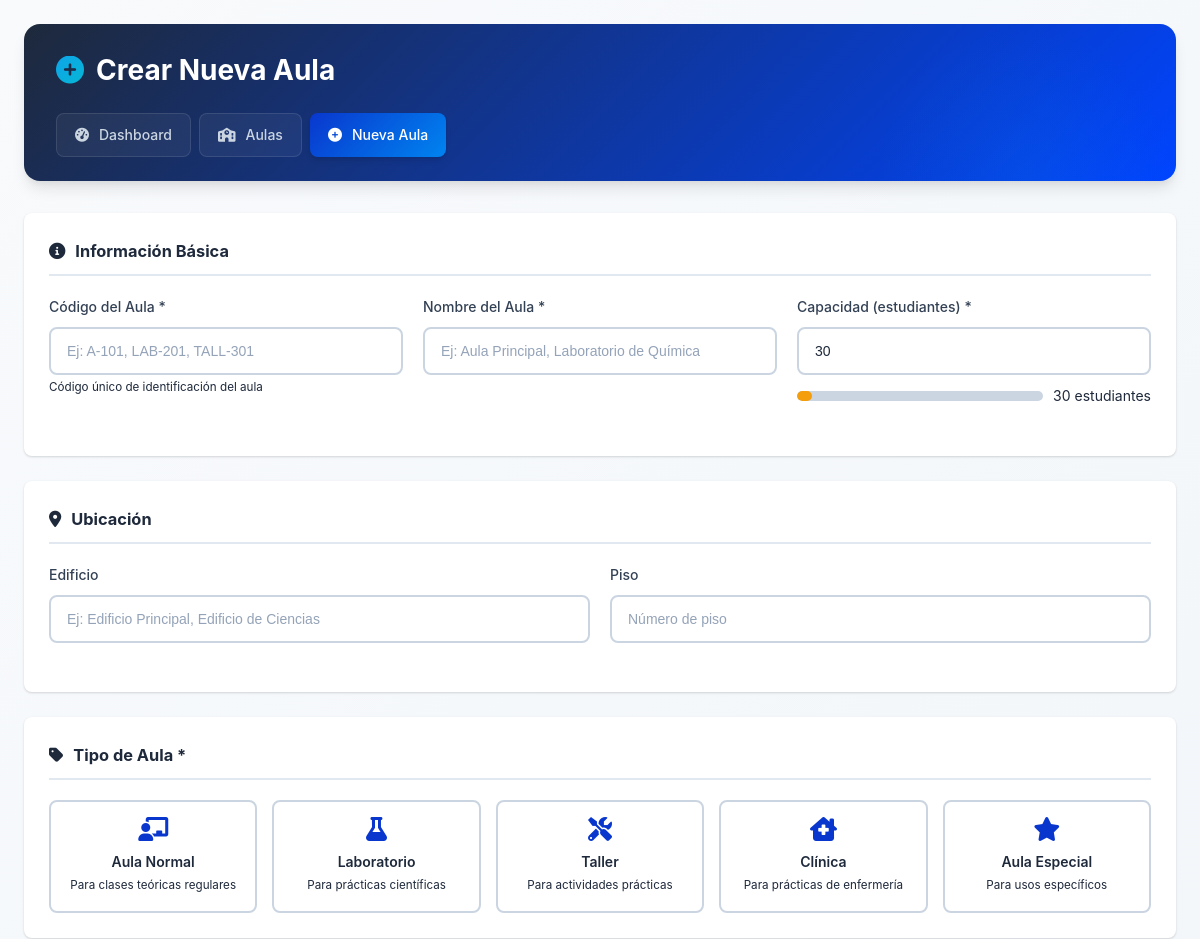
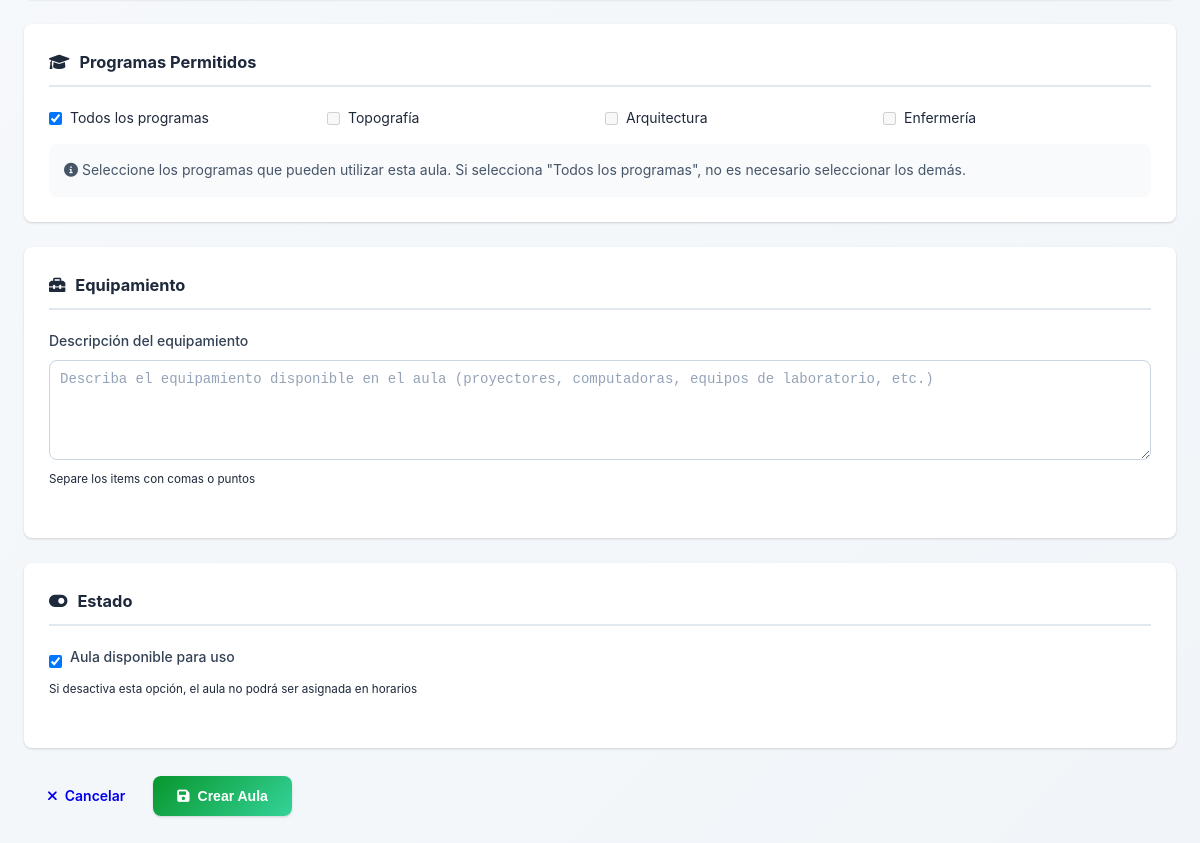
Screenshot of /coordinador/aulas/crear.php (signed in) with the database file from the repository (2 pictures, top to bottom).
### tables this page shows
CREATE TABLE programas_estudio (
    id_programa INT PRIMARY KEY AUTO_INCREMENT,
    codigo_programa VARCHAR(10) UNIQUE NOT NULL,
    nombre_programa VARCHAR(100) NOT NULL,
    duracion_semestres INT DEFAULT 6,
    descripcion TEXT,
    coordinador_id INT,
    activo BOOLEAN DEFAULT TRUE,
    FOREIGN KEY (coordinador_id) REFERENCES usuarios(id_usuario)
);

### coordinador/aulas/crear.php (the view, shortened to what this page needs)
<?php
$db = Database::getConnection();
$programas = $db->query("SELECT nombre_programa FROM programas_estudio WHERE activo = 1")->fetchAll();
?>
<!DOCTYPE html>
<html lang="es">
<head>
    <link rel="stylesheet" href="../../assets/css/main.css">
    <link rel="stylesheet" href="https://cdnjs.cloudflare.com/ajax/libs/font-awesome/6.0.0/css/all.min.css">
</head>
<body>
    <div class="container">
        <div class="header">
            <h1><i class="fas fa-plus-circle"></i> Crear Nueva Aula</h1>
            <div class="nav">
                <a href="../dashboard.php"><i class="fas fa-tachometer-alt"></i> Dashboard</a>
                <a href="index.php"><i class="fas fa-school"></i> Aulas</a>
                <a href="crear.php" class="active"><i class="fas fa-plus-circle"></i> Nueva Aula</a>
            </div>
        </div>
        <form method="POST" id="formAula">
            <div class="form-section">
                <h3><i class="fas fa-info-circle"></i> Información Básica</h3>
                <div class="form-grid">
                    <div class="form-group">
                        <label for="codigo_aula">Código del Aula *</label>
                        <input type="text"
                               name="codigo_aula"
                               id="codigo_aula"
                               class="form-control"
                               value="<?php echo isset($_POST['codigo_aula']) ? htmlspecialchars($_POST['codigo_aula']) : ''; ?>"
                               placeholder="Ej: A-101, LAB-201, TALL-301"
                               required>
                        <small class="text-muted">Código único de identificación del aula</small>
                    </div>
                    <div class="form-group">
                        <label for="nombre_aula">Nombre del Aula *</label>
                        <input type="text"
                               name="nombre_aula"
                               id="nombre_aula"
                               class="form-control"
                               value="<?php echo isset($_POST['nombre_aula']) ? htmlspecialchars($_POST['nombre_aula']) : ''; ?>"
                               placeholder="Ej: Aula Principal, Laboratorio de Química"
                               required>
                    </div>
                    <div class="form-group">
                        <label for="capacidad">Capacidad (estudiantes) *</label>
                        <input type="number"
                               name="capacidad"
                               id="capacidad"
                               class="form-control"
                               value="<?php echo isset($_POST['capacidad']) ? $_POST['capacidad'] : 30; ?>"
                               min="1"
                               max="500"
                               required>
                        <div class="capacity-preview">
                            <div class="capacity-visual">
                                <div class="capacity-fill" id="capacityFill"></div>
                            </div>
                            <div class="capacity-numbers">
                                <span id="capacityText">30 estudiantes</span>
                            </div>
                        </div>
                    </div>
                </div>
            </div>
            <div class="form-section">
                <h3><i class="fas fa-map-marker-alt"></i> Ubicación</h3>
                <div class="form-grid">
                    <div class="form-group">
                        <label for="edificio">Edificio</label>
                        <input type="text"
                               name="edificio"
                               id="edificio"
                               class="form-control"
                               value="<?php echo isset($_POST['edificio']) ? htmlspecialchars($_POST['edificio']) : ''; ?>"
                               placeholder="Ej: Edificio Principal, Edificio de Ciencias">
                    </div>
                    <div class="form-group">
                        <label for="piso">Piso</label>
                        <input type="number"
                               name="piso"
                               id="piso"
                               class="form-control"
                               value="<?php echo isset($_POST['piso']) ? $_POST['piso'] : ''; ?>"
                               min="0"
                               max="20"
                               placeholder="Número de piso">
                    </div>
                </div>
            </div>
            <div class="form-section">
                <h3><i class="fas fa-tag"></i> Tipo de Aula *</h3>
                <div class="tipo-options">
                    <label class="tipo-option" for="tipo_normal">
                        <i class="fas fa-chalkboard-teacher"></i>
                        <span>Aula Normal</span>
                        <small>Para clases teóricas regulares</small>
                    </label>
                    <label class="tipo-option" for="tipo_laboratorio">
                        <i class="fas fa-flask"></i>
                        <span>Laboratorio</span>
                        <small>Para prácticas científicas</small>
                    </label>
                    <label class="tipo-option" for="tipo_taller">
                        <i class="fas fa-tools"></i>
                        <span>Taller</span>
                        <small>Para actividades prácticas</small>
                    </label>
                    <label class="tipo-option" for="tipo_clinica">
                        <i class="fas fa-clinic-medical"></i>
                        <span>Clínica</span>
                        <small>Para prácticas de enfermería</small>
                    </label>
                    <label class="tipo-option" for="tipo_aula_especial">
                        <i class="fas fa-star"></i>
                        <span>Aula Especial</span>
                        <small>Para usos específicos</small>
                    </label>
                </div>
            </div>
            <div class="form-section">
                <h3><i class="fas fa-graduation-cap"></i> Programas Permitidos</h3>
                <div class="checkbox-group">
                    <div class="checkbox-item">
                        <input type="checkbox" name="programas_permitidos[]" id="programa_todas" value="" checked>
                        <label for="programa_todas">Todos los programas</label>
                    </div>
                    <?php foreach ($programas as $programa): ?>
                    <div class="checkbox-item">
                        <input type="checkbox" name="programas_permitidos[]" id="programa_<?php echo strtolower($programa['nombre_programa']); ?>"
                               value="<?php echo htmlspecialchars($programa['nombre_programa']); ?>">
                        <label for="programa_<?php echo strtolower($programa['nombre_programa']); ?>">
                            <?php echo htmlspecialchars($programa['nombre_programa']); ?>
                        </label>
                    </div>
                    <?php endforeach; ?>
                </div>
                <div class="form-note">
                    <i class="fas fa-info-circle"></i> Seleccione los programas que pueden utilizar esta aula.
                    Si selecciona "Todos los programas", no es necesario seleccionar los demás.
                </div>
            </div>
            <div class="form-section">
                <h3><i class="fas fa-toolbox"></i> Equipamiento</h3>
                <div class="form-group">
                    <label for="equipamiento">Descripción del equipamiento</label>
                    <textarea name="equipamiento"
                              id="equipamiento"
                              class="form-control equipamiento-box"
                              placeholder="Describa el equipamiento disponible en el aula (proyectores, computadoras, equipos de laboratorio, etc.)"><?php echo isset($_POST['equipamiento']) ? htmlspecialchars($_POST['equipamiento']) : ''; ?></textarea>
                    <small class="text-muted">Separe los items con comas o puntos</small>
                </div>
            </div>
            <div class="form-section">
                <h3><i class="fas fa-toggle-on"></i> Estado</h3>
                <div class="form-group">
                    <div class="checkbox-item">
                        <input type="checkbox" name="disponible" id="disponible" value="1" checked>
                        <label for="disponible">Aula disponible para uso</label>
                    </div>
                    <small class="text-muted">Si desactiva esta opción, el aula no podrá ser asignada en horarios</small>
                </div>
            </div>
            <div class="form-actions">
                <a href="index.php" class="btn btn-secondary">
                    <i class="fas fa-times"></i> Cancelar
                </a>
                <button type="submit" class="btn btn-success">
                    <i class="fas fa-save"></i> Crear Aula
                </button>
            </div>
        </form>
    </div>
</body>
</html>

### assets/css/main.css (style rules this page uses)
:root { --primary: #0937ce; --primary-dark: #0044ff; --primary-light: #3b82f6; --secondary: #0084f0; --accent: #0ea5e9; --accent-cyan: #06b6d4; --success: #08962c; --warning: #f59e0b; --danger: #ef4444; --dark: #1e293b; --gray-900: #0f172a; --gray-800: #1e293b; --gray-700: #334155; --gray-600: #475569; --gray-500: #64748b; --gray-400: #94a3b8; --gray-300: #cbd5e1; --gray-200: #e2e8f0; --gray-100: #f1f5f9; --gray-50: #f8fafc; --shadow-sm: 0 1px 2px 0 rgba(0, 0, 0, 0.05); --shadow: 0 1px 3px 0 rgba(0, 0, 0, 0.1), 0 1px 2px 0 rgba(0, 0, 0, 0.06); --shadow-md: 0 4px 6px -1px rgba(0, 0, 0, 0.1), 0 2px 4px -1px rgba(0, 0, 0, 0.06); --shadow-lg: 0 10px 15px -3px rgba(0, 0, 0, 0.1), 0 4px 6px -2px rgba(0, 0, 0, 0.05); --shadow-xl: 0 20px 25px -5px rgba(0, 0, 0, 0.1), 0 10px 10px -5px rgba(0, 0, 0, 0.04); --radius-sm: 0.375rem; --radius: 0.5rem; --radius-lg: 0.75rem; --radius-xl: 1rem; }
* { margin: 0; padding: 0; box-sizing: border-box; }
body { font-family: 'Inter', 'Segoe UI', system-ui, -apple-system, sans-serif; background: linear-gradient(135deg, var(--gray-50) 0%, var(--gray-100) 100%); color: var(--gray-800); line-height: 1.6; min-height: 100vh; font-size: 14px; }
.container { max-width: 1400px; margin: 0 auto; padding: 24px; }
.header { background: linear-gradient(135deg, var(--dark) 0%, var(--primary-dark) 100%); padding: 24px 32px; border-radius: var(--radius-xl); box-shadow: var(--shadow-lg); margin-bottom: 32px; color: white; position: relative; overflow: hidden; }
.header::before { content: ''; position: absolute; top: 0; right: 0; width: 300px; height: 300px; background: radial-gradient(circle, rgba(14, 165, 233, 0.1) 0%, transparent 70%); pointer-events: none; }
.header h1 { color: white; display: flex; align-items: center; gap: 12px; font-size: 28px; font-weight: 700; margin-bottom: 8px; position: relative; z-index: 1; }
.header h1 i { background: linear-gradient(135deg, var(--accent) 0%, var(--accent-cyan) 100%); -webkit-background-clip: text; -webkit-text-fill-color: transparent; background-clip: text; }
.nav { display: flex; gap: 8px; margin-top: 20px; flex-wrap: wrap; position: relative; z-index: 1; }
.nav a { color: var(--gray-300); text-decoration: none; padding: 10px 18px; border-radius: var(--radius); transition: all 0.3s cubic-bezier(0.4, 0, 0.2, 1); display: flex; align-items: center; gap: 10px; font-weight: 500; font-size: 14px; background: rgba(255, 255, 255, 0.05); border: 1px solid rgba(255, 255, 255, 0.1); }
.nav a.active { background: linear-gradient(135deg, var(--primary) 0%, var(--secondary) 100%); color: white; border: none; box-shadow: var(--shadow-md); }
.btn { padding: 12px 24px; border-radius: var(--radius); border: none; cursor: pointer; font-weight: 600; transition: all 0.3s cubic-bezier(0.4, 0, 0.2, 1); display: inline-flex; align-items: center; gap: 8px; text-decoration: none; font-size: 14px; position: relative; overflow: hidden; }
.btn::after { content: ''; position: absolute; top: 50%; left: 50%; width: 5px; height: 5px; background: rgba(255, 255, 255, 0.5); opacity: 0; border-radius: 100%; transform: scale(1, 1) translate(-50%); transform-origin: 50% 50%; }
.btn-success { background: linear-gradient(135deg, var(--success) 0%, #34d399 100%); color: white; box-shadow: var(--shadow); }
.form-group { margin-bottom: 24px; }
.form-group label { display: block; margin-bottom: 8px; color: var(--gray-700); font-weight: 500; font-size: 14px; }
.form-control { width: 100%; padding: 14px 16px; border: 2px solid var(--gray-300); border-radius: var(--radius); font-size: 14px; transition: all 0.3s ease; background: white; color: var(--gray-800); }
.form-control::placeholder { color: var(--gray-400); }

### rows the page displays
programas_estudio: nombre_programa "Topografía"
programas_estudio: nombre_programa "Arquitectura"
programas_estudio: nombre_programa "Enfermería"
